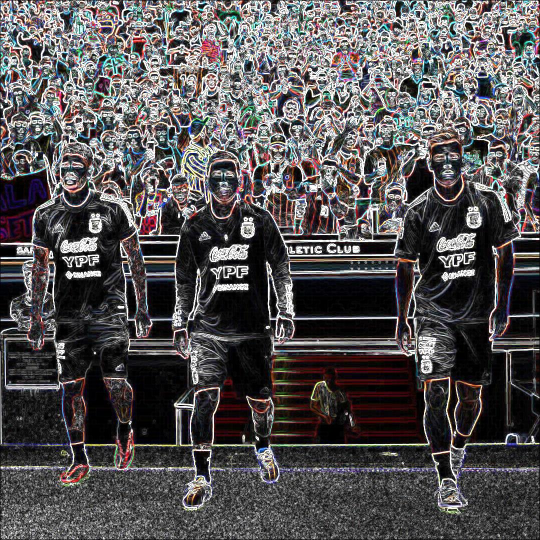
#> input picture images/edged.jpeg, 1080 x 1080 px, given in place of convertico-coffee-bean-24-bit-bmp.bmp, which was not available (shown at 1/2 size)
$ python helpers_2.py
#> lines starting #> are read from the running program, lines starting #| are printed output that depends on the picture; pictures that were not available may be replaced by others from this repository, and a replacement may not be noted
import math

from PIL import Image


def greyscale():
    with Image.open("./images/convertico-coffee-bean-24-bit-bmp.bmp") as old_img:
#> old_img is the input picture: PIL image 1080x1080 RGB; mean R, G, B 85, 82.2, 83.2
        old_img = old_img.convert("RGB")
        width , height = old_img.size
#> width = 1080; height = 1080


        new_img = Image.new("RGB",(width,height))
#> new_img: PIL image 1080x1080 RGB; every value is 0

        old_pixels = old_img.load()
        new_pixels = new_img.load()

        for y in range(height):
            for x in range(width):
                r,g,b = old_img.getpixel((x,y))

                pixel_avg = (r + g + b) // 3

                new_r = pixel_avg
                new_g = pixel_avg
                new_b =pixel_avg

                new_pixels[x,y]= (new_r, new_g, new_b)

        new_img.save("./images/new_image_2_greyscale.bmp")
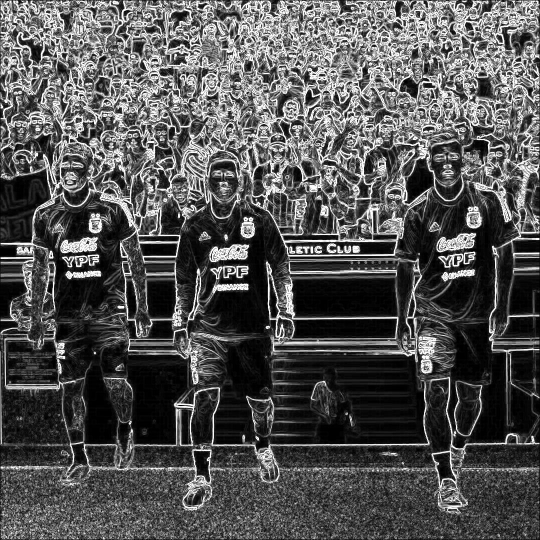
#> saved as new_image_2_greyscale.bmp: PIL image 1080x1080 RGB (shown at 1/2 size); min 0, max 255, mean 83.2


# [192 lines left out: functions serpia, reflect, blur, not called in this run]

def edge():
     with Image.open("./images/new_image_2_greyscale.bmp") as old_img:
            old_img = old_img.convert("RGB")
            width , height = old_img.size
#> width = 1080; height = 1080


            new_img = Image.new("RGB",(width,height))

            old_pixels = old_img.load()
            new_pixels = new_img.load()

            for y in range(height):
                for x in range(width):
                    if y == 0 or y == height-1 or x == 0 or x == width-1:
                        r,g,b = old_img.getpixel((x,y))

                        new_r = 0
                        new_g = 0
                        new_b = 0


                        new_pixels[x,y] = (new_r,new_g ,new_b)

                    else:


                        r_l,g_l,b_l = old_img.getpixel((x,y))
                        r_k,g_k,b_k = old_img.getpixel((x-1,y))
                        r_m,g_m,b_m = old_img.getpixel((x+1,y))
                        r_o,g_o,b_o = old_img.getpixel((x,y+1))
                        r_n,g_n,b_n = old_img.getpixel((x-1,y+1))
                        r_p,g_p,b_p = old_img.getpixel((x+1,y+1))
                        r_i,g_i,b_i = old_img.getpixel((x,y-1))
                        r_h,g_h,b_h = old_img.getpixel((x-1,y-1))
                        r_j,g_j,b_j = old_img.getpixel((x+1,y-1))


                        gx_r = ((r_l * 0) + (r_k *(-2)) + (r_m * 2) + (r_o * 0) + (r_n * (-1)) + (r_p * 1) + (r_i * 0) + (r_h * (-1)) + (r_j * 1))
                        gx_g = ((g_l * 0) + (g_k *(-2)) + (g_m * 2) + (g_o * 0) + (g_n * (-1)) + (g_p * 1) + (g_i * 0) + (g_h * (-1)) + (g_j * 1))
                        gx_b = ((b_l * 0) + (b_k *(-2)) + (b_m * 2) + (b_o * 0) + (b_n * (-1)) + (b_p * 1) + (b_i * 0) + (b_h * (-1)) + (b_j * 1))

                        gy_r = ((r_l * 0) + (r_k * 0) + (r_m * 0) + (r_o * 2) + (r_n * 1) + (r_p * 1) + (r_i *(-2)) + (r_h *(-1)) + (r_j * (-1)))
                        gy_g = ((g_l * 0) + (g_k * 0) + (g_m * 0) + (g_o * 2) + (g_n * 1) + (g_p * 1) + (g_i *(-2)) + (g_h *(-1)) + (g_j * (-1)))
                        gy_b = ((b_l * 0) + (b_k * 0) + (b_m * 0) + (b_o * 2) + (b_n * 1) + (b_p * 1) + (b_i *(-2)) + (b_h *(-1)) + (b_j * (-1)))

                        new_r = min(255, round(math.sqrt((gx_r ** 2) + (gy_r ** 2))))
                        new_g = min(255, round(math.sqrt((gx_g ** 2) + (gy_g ** 2))))
                        new_b = min(255, round(math.sqrt((gx_b ** 2) + (gy_b ** 2))))

                        new_pixels[x,y] = (new_r,new_g ,new_b)

            new_img.save("./images/new_image_3.bmp")
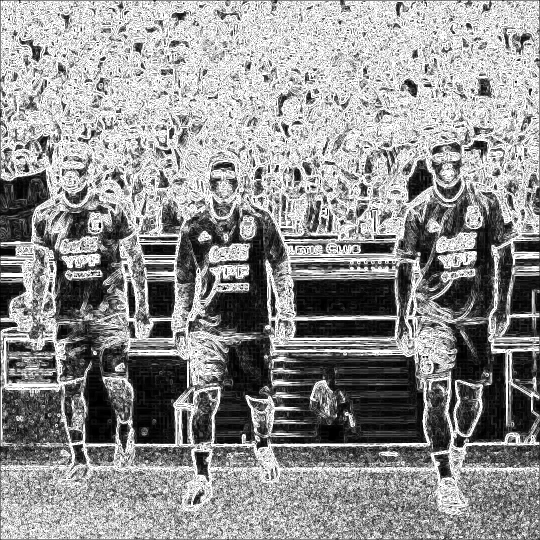
#> saved as new_image_3.bmp: PIL image 1080x1080 RGB (shown at 1/2 size); min 0, max 255, mean 145.1


#serpia()
greyscale()
#reflect()
#blur()
edge()

$ run again, on images/new_b.jpeg
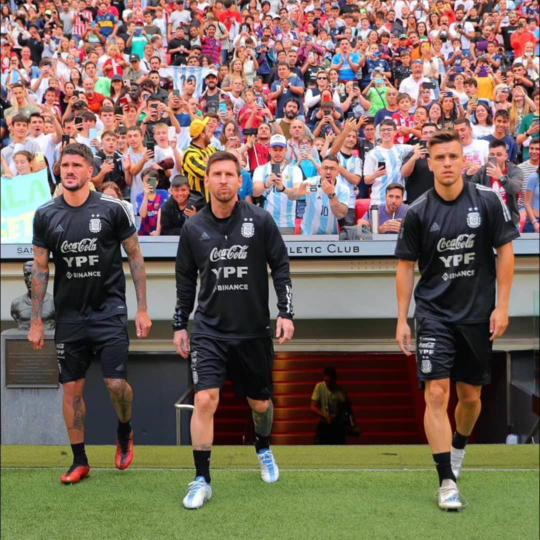
#> input picture images/new_b.jpeg, 1080 x 1080 px, given in place of convertico-coffee-bean-24-bit-bmp.bmp, which was not available (shown at 1/2 size)
#> in greyscale, old_img is the input picture: PIL image 1080x1080 RGB; mean R, G, B 120.3, 104.4, 92
#> new_img: PIL image 1080x1080 RGB; every value is 0
#> in greyscale, `new_img.save("./images/new_image_2_greyscale.bmp")`:
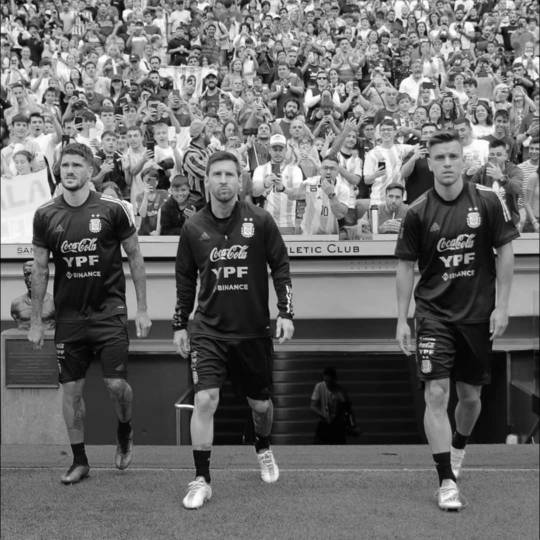
#> saved as new_image_2_greyscale.bmp: PIL image 1080x1080 RGB (shown at 1/2 size); min 0, max 255, mean 105.3
#> in edge, `new_img.save("./images/new_image_3.bmp")`:
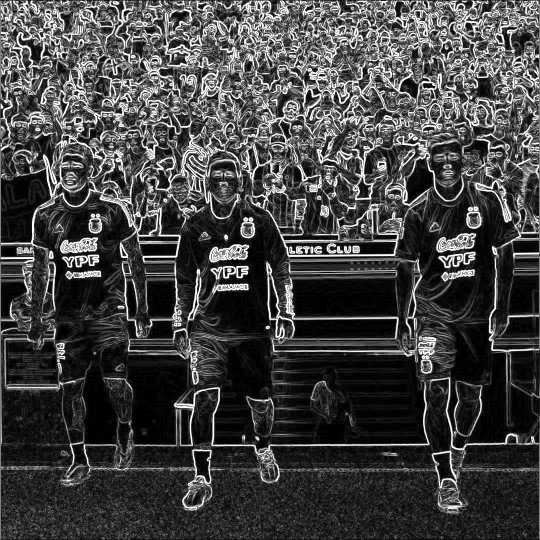
#> saved as new_image_3.bmp: PIL image 1080x1080 RGB (shown at 1/2 size); min 0, max 255, mean 66.8
